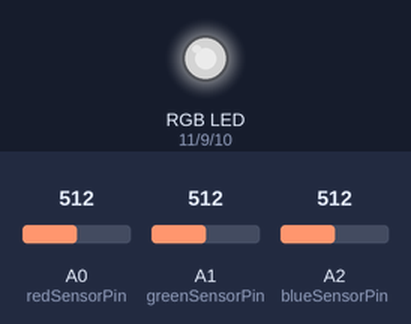
The sketch below on a simulated Arduino Uno, built with avr-gcc and run on an emulated ATmega328P. Parts: an RGB LED mixed from three pins (HIGH = lit). The inputs (shaded band) are chosen by the test bench; at power-on: A0 (redSensorPin) = 512, A1 (greenSensorPin) = 512, A2 (blueSensorPin) = 512. Dim RGB values are drawn brighter than linear.

Above: at 1.2 s.
1.3 s: A0 (redSensorPin) set to 716
At 1.7 s:
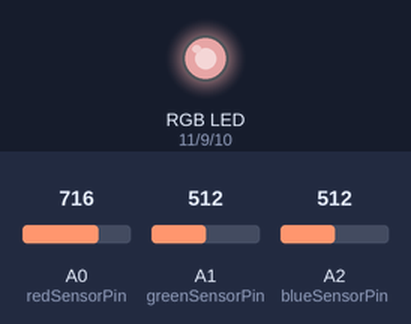
2.8 s: A1 (greenSensorPin) set to 716
At 3.8 s:
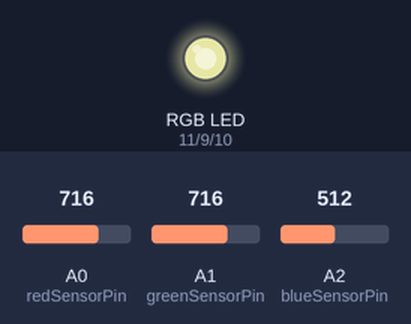
4.3 s: A2 (blueSensorPin) set to 716
At 4.9 s:
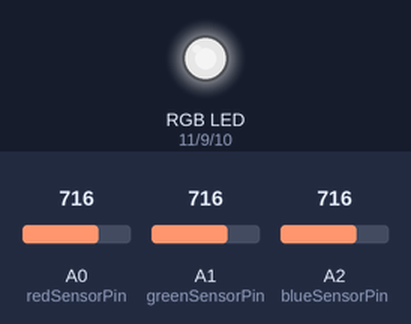
5.8 s: A0 (redSensorPin) set to 900
At 6.5 s:
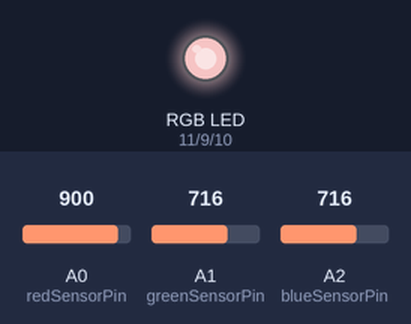
7.3 s: A1 (greenSensorPin) set to 900
At 8.5 s:
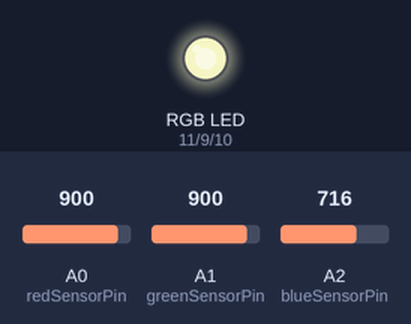
8.8 s: A2 (blueSensorPin) set to 900
At 9.7 s:
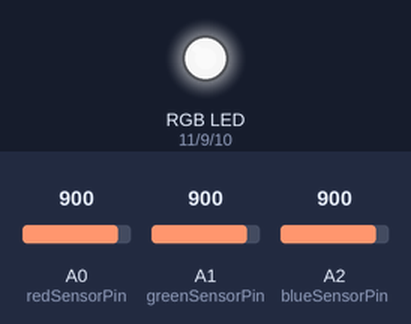
Timing chart, 0 to 11.3 s (numbered marks = the images above; inputs shaded):
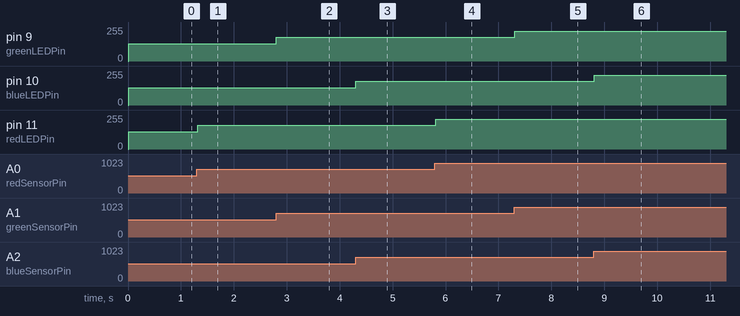

Measured:
- after the input at 1.3 s, pin 11 (redLEDPin): 128/255 → 179/255 at once
- after the input at 2.8 s, pin 9 (greenLEDPin): 128/255 → 179/255 at once
- after the input at 4.3 s, pin 10 (blueLEDPin): 128/255 → 179/255 at once
- after the input at 5.8 s, pin 11 (redLEDPin): 179/255 → 225/255 at once
- after the input at 7.3 s, pin 9 (greenLEDPin): 179/255 → 225/255 at once
- after the input at 8.8 s, pin 10 (blueLEDPin): 179/255 → 225/255 at once

The sketch:

sketch.ino
```cpp
const int redLEDPin      = 11,
          blueLEDPin     = 10,
          greenLEDPin    = 9,
          redSensorPin   = A0,
          blueSensorPin  = A2,
          greenSensorPin = A1;

int redSensorValue   = 0,
    blueSensorValue  = 0,
    greenSensorValue = 0;

int redValue   = 0,
    blueValue  = 0,
    greenValue = 0;

void setup() {
  pinMode(redLEDPin, OUTPUT);
  pinMode(blueLEDPin, OUTPUT);
  pinMode(greenLEDPin, OUTPUT);
}

void loop() {
  redSensorValue = analogRead(redSensorPin);
  delay(5);

  blueSensorValue = analogRead(blueSensorPin);
  delay(5);

  greenSensorValue = analogRead(greenSensorPin);

  redValue   = redSensorValue / 4;
  blueValue  = blueSensorValue / 4;
  greenValue = greenSensorValue / 4;

  analogWrite(redLEDPin, redValue);
  analogWrite(blueLEDPin, blueValue);
  analogWrite(greenLEDPin, greenValue);
}
```
